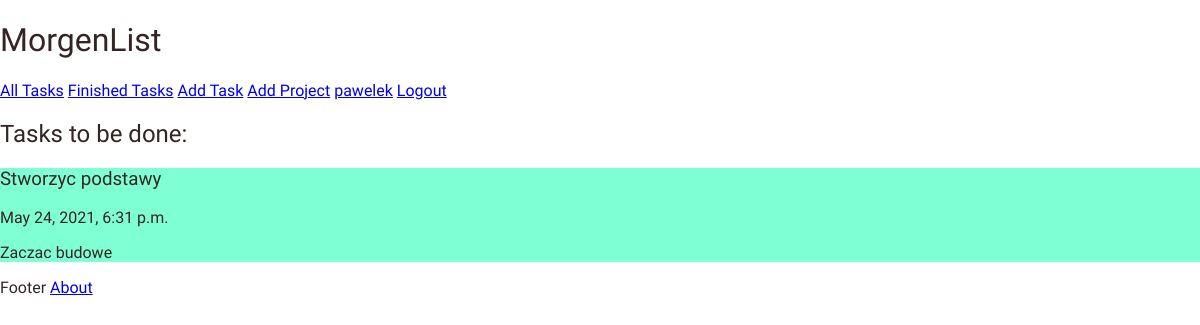
/task_done/ (signed in), run on an earlier commit of the app's database.
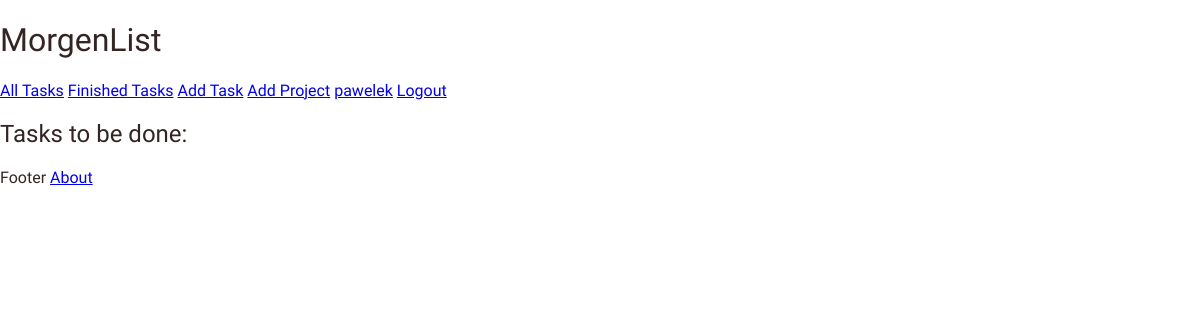
And on a later commit of the database.
### tasktrack/models.py (models this page shows, shortened)
class Task(models.Model):
    author = models.ForeignKey('auth.User', on_delete=models.CASCADE)
    project = models.ForeignKey('tasktrack.Project', related_name='Tasks', null=True, on_delete=models.CASCADE)
    title = models.CharField(max_length=200, unique=True)
    updated_on = models.DateTimeField(auto_now = True)
    description = models.TextField()
    created_on = DateTimeField(auto_now_add=True)
    status = models.IntegerField(choices=STATUS, default = 0)
    class Meta:
        ordering = ['created_on']

### tasktrack/views.py (the view)
# urls.py: path('task_done/', views.TaskListDone.as_view(), name='task_done'),
class TaskListDone(LoginRequiredMixin, generic.ListView):
    login_url = '/login/'
    model = Task
    queryset = Task.objects.filter(status=1).order_by('created_on')
    template_name = "done_tasks.html"

### tasktrack/templates/done_tasks.html (shortened to what this page needs)
{% extends "base.html" %}
{% block content %}
<h2 class = "title">Tasks to be done:</h2>
{% for task in task_list %}
    <div class = "task">
        <h3 class = "title">{{ task.title }}</h3>
        <p>{{ task.created_on }}</p>
        <p>{{ task.description }}</p>
    </div>
{% endfor %}
{% endblock %}

What changed in the data, as far as the page shows it:
removed Task: title "Stworzyc podstawy", created_on "May 24, 2021, 6:31 p.m.", description "Zaczac budowe"
